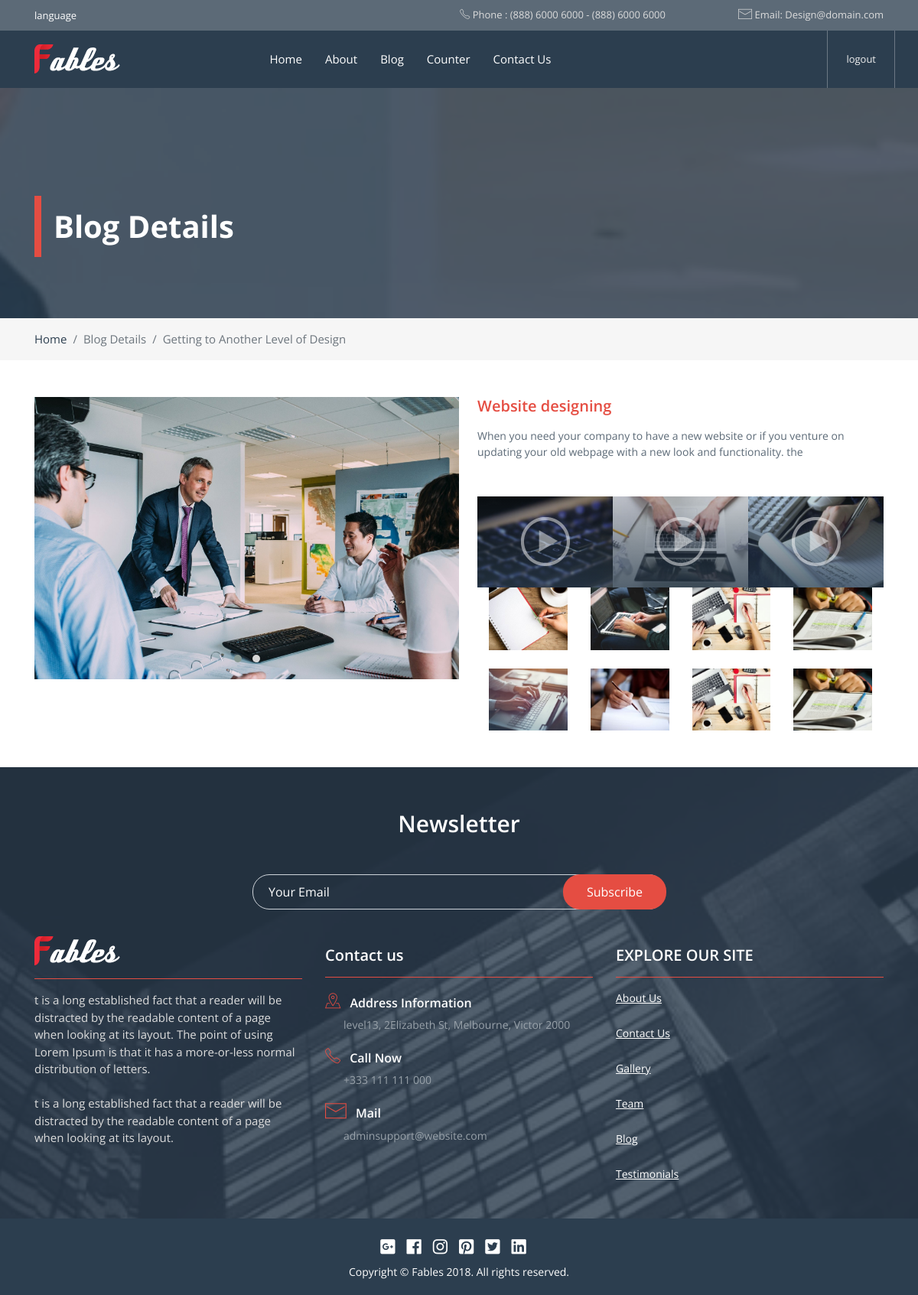
/blog_detail/1/ (signed in), run on the app's committed database.
### core/models.py (models this page shows, shortened)
class Blog(models.Model):
    title = models.CharField(max_length=100)
    description = models.TextField()
    date = models.DateField(auto_now=True)
    img = models.ImageField(upload_to='picture')

### core/views.py (the view)
# urls.py: path('blog_detail/<int:pk>/', BlogDetail.as_view(), name='blog_detail'),
class BlogDetail(LoginRequiredMixin, DetailView):
    model = Blog
    template_name = 'core/blog_detail.html'
    redirect_field_name = 'login'

### core/templates/core/blog_detail.html (shortened to what this page needs)
{% extends "core/base.html"%}
{% load static %}
{% block content %}
<div class="fables-header fables-after-overlay bg-rules">
    <div class="container">
         <h2 class="fables-page-title fables-second-border-color wow fadeInLeft" data-wow-duration="1.5s">Blog Details</h2>
    </div>
</div>
<div class="fables-light-background-color">
    <div class="container">
        <div class="row">
            <div class="col-12">
                <nav aria-label="breadcrumb">
                  <ol class="fables-breadcrumb breadcrumb px-0 py-3">
                    <li class="breadcrumb-item"><a href="#" class="fables-second-text-color">Home</a></li>
                    <li class="breadcrumb-item active" aria-current="page">Blog Details</li>
                    <li class="breadcrumb-item active" aria-current="page">Getting to Another Level of Design </li>
                  </ol>
                </nav>
            </div>
        </div>
    </div>
</div>
<div class="container">
     <div class="my-4 my-lg-5">
        <div class="owl-carousel owl-theme default-carousel absolute-dots inside-text-carousel nav-0 mr-4 mb-3">
              <div class="image-container rotateOut-effect">
                  <a href="#">
                    <img src="{{ object.img.url}}" alt="" class="w-100">
                  </a>
              </div>
         </div>
         <h2 class="fables-second-text-color font-20 semi-font my-3 mt-md-0">{{object.title}}</h2>
         <p class="fables-forth-text-color font-14">
             {{object.description}}
          </p>
     </div>
     <div class="row mx-sm-0 mb-4 mb-md-0">
          <div class="col-12 col-sm-4 p-sm-0 mb-4 mb-sm-0 wow fadeIn" data-wow-delay=".3s">
             <div class="position-relative image-container rotateOut-effect">
                      <img src="{% static 'assets/custom/images/video1.jpg' %}" alt="" class="w-100">
                  <div class="demo-gallery-poster fables-main-gradient">
                    <a data-fancybox href="https://www.youtube.com/watch?v=meBbDqAXago">
                       <img src="{% static 'assets/custom/images/play-button.png' %}" alt="play button" class="img-fluid">
                   </a>
                 </div>
            </div>
         </div>
          <div class="col-12 col-sm-4 p-sm-0 mb-4 mb-sm-0 wow fadeIn" data-wow-delay=".6s">
              <div class="position-relative image-container rotateOut-effect">
                  <img src="{% static 'assets/custom/images/video2.jpg' %}" alt="" class="w-100">
                  <div class="demo-gallery-poster fables-main-gradient">
                    <a data-fancybox href="https://www.youtube.com/watch?v=meBbDqAXago">
                       <img src="{% static 'assets/custom/images/play-button.png' %}" alt="play button" class="img-fluid">
                   </a>
                 </div>
             </div>
         </div>
          <div class="col-12 col-sm-4 p-sm-0 mb-4 mb-sm-0 wow fadeIn" data-wow-delay=".9s">
              <div class="position-relative image-container rotateOut-effect">
                  <img src="{% static 'assets/custom/images/video3.jpg' %}" alt="" class="w-100">
                  <div class="demo-gallery-poster fables-main-gradient">
                    <a data-fancybox href="https://www.youtube.com/watch?v=meBbDqAXago">
                       <img src="{% static 'assets/custom/images/play-button.png' %}" alt="play button" class="img-fluid">
                   </a>
                 </div>
             </div>
         </div>
     </div>
     <div class="row mb-lg-4">
              <div class="col-12 col-sm-6 col-md-4 col-lg-3 mb-4 wow fadeIn" data-wow-delay=".4s">
                  <div class="img-contain image-container rotateOut-effect">
                      <img src="{% static 'assets/custom/images/blog-cat1.jpg' %}" alt="" class="w-100">
                  </div>
              </div>
              <div class="col-12 col-sm-6 col-md-4 col-lg-3 mb-4 wow fadeIn" data-wow-delay=".8s">
                  <div class="img-contain image-container rotateOut-effect">
                      <img src="{% static 'assets/custom/images/blog-cat2.jpg' %}" alt="" class="w-100">
                  </div>
              </div>
              <div class="col-12 col-sm-6 col-md-4 col-lg-3 mb-4 wow fadeIn" data-wow-delay="1.2s">
                  <div class="img-contain image-container rotateOut-effect">
                      <img src="{% static 'assets/custom/images/blog-cat3.jpg' %}" alt="" class="w-100">
                  </div>
              </div>
              <div class="col-12 col-sm-6 col-md-4 col-lg-3 mb-4 wow fadeIn" data-wow-delay="1.6s">
                  <div class="img-contain image-container rotateOut-effect">
                      <img src="{% static 'assets/custom/images/blog-cat4.jpg' %}" alt="" class="w-100">
                  </div>
              </div>
              <div class="col-12 col-sm-6 col-md-4 col-lg-3 mb-4 wow fadeIn" data-wow-delay="2s">
                  <div class="img-contain image-container rotateOut-effect">
                      <img src="{% static 'assets/custom/images/blog-cat5.jpg' %}" alt="" class="w-100">
                  </div>
              </div>
              <div class="col-12 col-sm-6 col-md-4 col-lg-3 mb-4 wow fadeIn" data-wow-delay="2.4s">
                  <div class="img-contain image-container rotateOut-effect">
                      <img src="{% static 'assets/custom/images/blog-cat6.jpg' %}" alt="" class="w-100">
                  </div>
              </div>
              <div class="col-12 col-sm-6 col-md-4 col-lg-3 mb-4 wow fadeIn" data-wow-delay="2.8s">
                  <div class="img-contain image-container rotateOut-effect">
                      <img src="{% static 'assets/custom/images/blog-cat3.jpg' %}" alt="" class="w-100">
                  </div>
              </div>
              <div class="col-12 col-sm-6 col-md-4 col-lg-3 mb-4 wow fadeIn" data-wow-delay="3.2s">
                  <div class="img-contain image-container rotateOut-effect">
                      <img src="{% static 'assets/custom/images/blog-cat4.jpg' %}" alt="" class="w-100">
                  </div>
              </div>
          </div>
</div>
{% endblock %}

### static/assets/custom/css/custom.css (style rules this page uses)
body { font-family: 'Open Sans', sans-serif; }
.fables-light-background-color a { color: #2C3E4F !important; }
.fables-header { padding: 33px 0; background-image: url(../images/pages-header-background.jpg); }
.fables-after-overlay { position: relative; }
.fables-after-overlay::after { content: ""; position: absolute; top: 0; left: 0; right: 0; bottom: 0; background-color: rgba(44,62,79,.8); }
.fables-page-title { color: #fff; border-left-style: solid; border-left-width: 9px; z-index: 1; position: relative; padding-left: 16px; margin-top: 108px; line-height: 80px; font-size: 40px; font-weight: 700; margin-bottom: 47px; }
.fables-breadcrumb { padding: 0; margin-bottom: 0; background-color: transparent; }
.fables-breadcrumb .breadcrumb-item { font-size: 15px; }
.img-contain { position: relative; }
.demo-gallery-poster { position: absolute; text-align: center; z-index: 9; top: 0; bottom: 0; left: 0; right: 0; padding: 0; display: flex; align-items: center; align-content: center; justify-content: center; }
.demo-gallery-poster img { opacity: .6; }
.inside-text-carousel { width: 50%; float: left; }
.bg-rules { background-position: center top; background-attachment: fixed; background-repeat: no-repeat; background-size: cover; }
.semi-font { font-weight: 600; }
h1,h2,h3,h4,h5,h6,p { margin: 0; }
.font-14 { font-size: 14px; }
.font-20 { font-size: 20px; }
.owl-carousel .owl-item img { width: auto; margin-right: auto; margin-left: auto; max-width: 100%; }
.fables-light-background-color { background-color: #F6F6F6; }
.fables-main-gradient { background: -moz-linear-gradient(top, rgba(44,62,79,0.2) 0%, rgba(44,62,79,0.21) 1%, rgba(44,62,79,0.77) 100%); background: -webkit-linear-gradient(top, rgba(44,62,79,0.2) 0%,rgba(44,62,79,0.21) 1%,rgba(44,62,79,0.77) 100%); background: linear-gradient(to bottom, rgba(44,62,79,0.2) 0%,rgba(44,62,79,0.21) 1%,rgba(44,62,79,0.77) 100%); filter: progid:DXImageTransform.Microsoft.gradient( startColorstr='#332c3e4f', endColorstr='#c42c3e4f',GradientType=0 ); }
.fables-second-text-color { color: #E54D42 ; }
.fables-second-border-color { border-color: #E54D42 !important; }
.fables-forth-text-color { color: #5C6A77; }
.image-container { overflow: hidden; position: relative; }
.image-container img { transition: all ease-in-out .4s; -o-transition: all ease-in-out .4s; -webkit-transition: all ease-in-out .4s; -moz-transition: all ease-in-out .4s; }

### data on the page
Blog: img (picture), title "Website designing", description "When you need your company to have a new website or if you venture on updating your old webpage with a new look and functionality. the"
